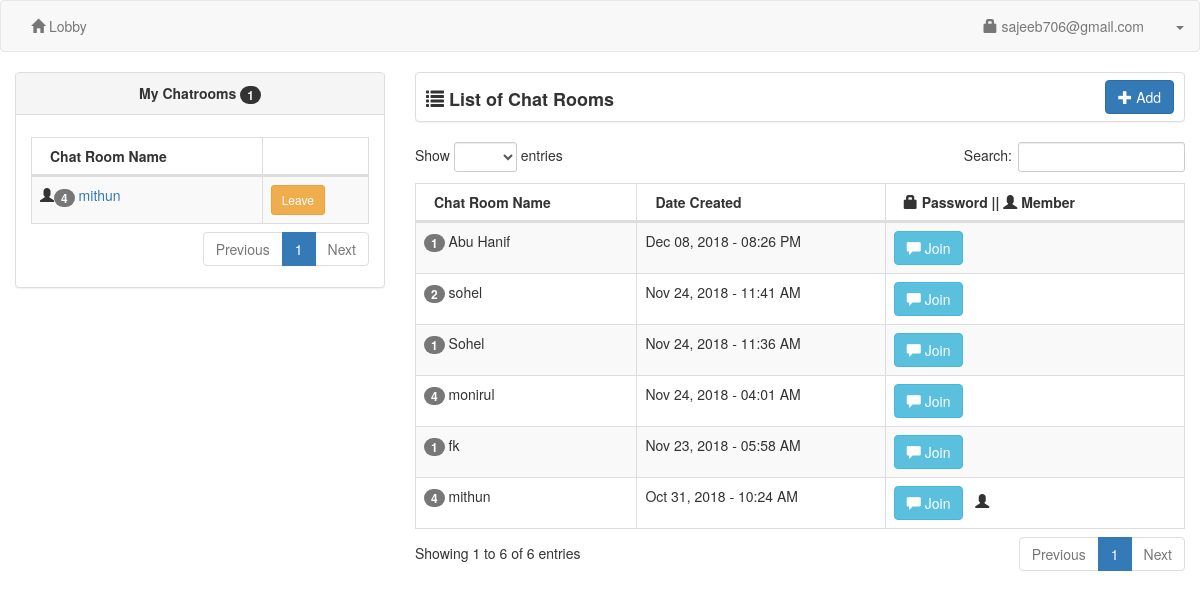
Page /chat/user/ (signed in) on the committed database.
### tables this page shows
CREATE TABLE `user` (
  `userid` int(11) NOT NULL,
  `username` varchar(30) NOT NULL,
  `password` varchar(150) NOT NULL,
  `uname` varchar(60) NOT NULL,
  `photo` varchar(200) NOT NULL,
  `access` int(1) NOT NULL
);

CREATE TABLE `chat_member` (
  `chat_memberid` int(11) NOT NULL,
  `chatroomid` int(11) NOT NULL,
  `userid` int(11) NOT NULL
);

CREATE TABLE `chatroom` (
  `chatroomid` int(11) NOT NULL,
  `chat_name` varchar(60) NOT NULL,
  `date_created` datetime NOT NULL,
  `chat_password` varchar(30) NOT NULL,
  `userid` int(11) NOT NULL
);

### chat/user/session.php (called while the page is built, shortened)
<?php
	include('../conn.php');
	$sq=mysqli_query($conn,"select * from `user` where userid='".$_SESSION['id']."'");
	$srow=mysqli_fetch_array($sq);
	$user=$srow['username'];
?>

### chat/user/navbar.php (shortened to what this page needs)
<nav class="navbar navbar-default">
    <div class="container-fluid">
		<ul class="nav navbar-nav">
			<li><a href="index.php"><span class="glyphicon glyphicon-home"></span> Lobby</a></li>
		</ul>
		<ul class="nav navbar-nav navbar-right">
			<li><a href="#account" data-toggle="modal"><span class="glyphicon glyphicon-lock"></span> <?php echo $user; ?></a></li>
			<li class="dropdown">
				<a class="dropdown-toggle" data-toggle="dropdown" href="#"><span class="caret"></span></a>
			</li>
		</ul>
    </div>
</nav>

### chat/user/mychat.php
<div class="col-lg-4">
	<div class="panel panel-default">
	<?php
		$me=mysqli_query($conn,"select * from chat_member left join chatroom on chatroom.chatroomid=chat_member.chatroomid where chat_member.userid='".$_SESSION['id']."' order by chatroom.date_created desc");
		$numme=mysqli_num_rows($me);
	?>
		<div class="panel-heading"><center><strong>My Chatrooms <span class="badge"><?php echo $numme; ?></span></strong></center></div>
		<div class="panel-body">
		<table width="100%" class="table table-striped table-bordered table-hover" id="myChatRoom">
			<thead>
			<th>Chat Room Name</th>
			<th></th>
			</thead>
			<tbody>
			<?php
				$my=mysqli_query($conn,"select * from chat_member left join chatroom on chatroom.chatroomid=chat_member.chatroomid where chat_member.userid='".$_SESSION['id']."' order by chatroom.date_created desc");
					while($myrow=mysqli_fetch_array($my)){
						$nq=mysqli_query($conn,"select * from chat_member where chatroomid='".$myrow['chatroomid']."'");
						?>
						<tr>
							<td><span class="glyphicon glyphicon-user"></span><span class="badge"><?php echo mysqli_num_rows($nq); ?></span> <a href="chatroom.php?id=<?php echo $myrow['chatroomid']; ?>"><?php echo $myrow['chat_name']; ?></a></td>
							<td>
								<?php
									$memb=mysqli_query($conn,"select * from chatroom where userid='".$_SESSION['id']."' and chatroomid='".$myrow['chatroomid']."'");
									if (mysqli_num_rows($memb)>0){
										?>
										<button type="button" class="btn btn-danger btn-sm delete2" value="<?php echo $myrow['chatroomid']; ?>">Delete</button>
										<?php
									}
									else{
										?>
										<button type="button" class="btn btn-warning btn-sm leave2" value="<?php echo $myrow['chatroomid']; ?>">Leave</button>
										<?php
									}
								?>
							</td>
						</tr>
						<?php
					}
			?>
			</tbody>
		</table>
		</div>
	</div>
</div>

### chat/user/chatlist.php (shortened to what this page needs)
<div class="col-lg-8">
    <div class="panel panel-default" style="height:50px;">
		<span style="font-size:18px; margin-left:10px; position:relative; top:13px;"><strong><span class="glyphicon glyphicon-list"></span> List of Chat Rooms</strong></span>
		<div class="pull-right" style="margin-right:10px; margin-top:7px;">
			<a href="#add_chatroom" data-toggle="modal" class="btn btn-primary"><span class="glyphicon glyphicon-plus"></span> Add</a>
		</div>
	</div>
	<table width="100%" class="table table-striped table-bordered table-hover" id="chatRoom">
        <thead>
            <tr>
                <th>Chat Room Name</th>
				<th>Date Created</th>
				<th><span class="glyphicon glyphicon-lock"></span> Password || <span class="glyphicon glyphicon-user"></span> Member</th>
			</tr>
		</thead>
		<tbody>
		<?php
			$query=mysqli_query($conn,"select * from chatroom order by date_created desc");
			while($row=mysqli_fetch_array($query)){
			?>
			<tr>
				<td>
					<?php
					$num=mysqli_query($conn,"select * from chat_member where chatroomid='".$row['chatroomid']."'");
					?>
					<span class="badge"><?php echo mysqli_num_rows($num); ?></span> <?php echo $row['chat_name']; ?>
				</td>
				<td><?php echo date('M d, Y - h:i A', strtotime($row['date_created'])); ?></td>
				<td><button value="<?php echo $row['chatroomid']; ?>" class="btn btn-info join_chat"><span class="glyphicon glyphicon-comment"></span> Join</button> &nbsp;
					<?php
					$qq=mysqli_query($conn,"select * from chat_member where chatroomid='".$row['chatroomid']."' and userid='".$_SESSION['id']."'");
					if (mysqli_num_rows($qq)>0){
						echo '<span class="glyphicon glyphicon-user"></span>';
					}
					?>
				</td>
			</tr>
			<?php
			}
		?>
        </tbody>
    </table>
</div>

### rows in the picture
user: username "sajeeb706@gmail.com"
chat_member: mysqli_num_rows($nq) "4", chatroomid.chat_name "mithun"
chatroom: mysqli_num_rows($num) "1", chat_name "Abu Hanif", date_created "Dec 08, 2018 - 08:26 PM", $row['chatroomid'] 8 (drawn)
chatroom: mysqli_num_rows($num) "2", chat_name "sohel", date_created "Nov 24, 2018 - 11:41 AM", $row['chatroomid'] 7 (drawn)
chatroom: mysqli_num_rows($num) "1", chat_name "Sohel", date_created "Nov 24, 2018 - 11:36 AM", $row['chatroomid'] 6 (drawn)
chatroom: mysqli_num_rows($num) "4", chat_name "monirul", date_created "Nov 24, 2018 - 04:01 AM", $row['chatroomid'] 5 (drawn)
chatroom: mysqli_num_rows($num) "1", chat_name "fk", date_created "Nov 23, 2018 - 05:58 AM", $row['chatroomid'] 4 (drawn)
chatroom: mysqli_num_rows($num) "4", chat_name "mithun", date_created "Oct 31, 2018 - 10:24 AM", $row['chatroomid'] 2 (drawn)

### other values in the picture
$numme "1"
